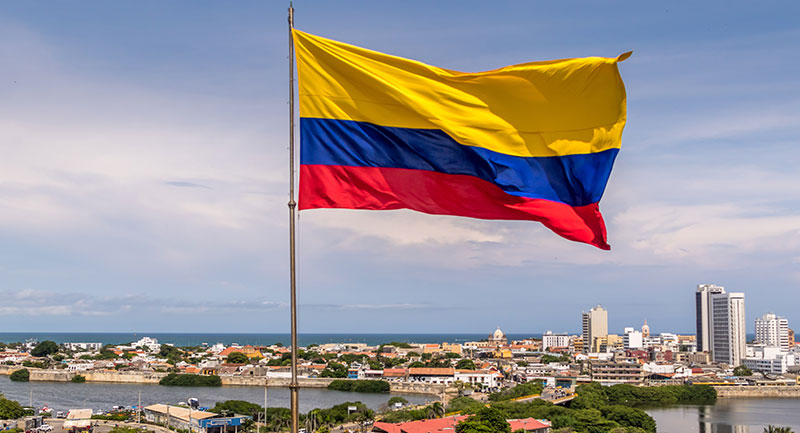
#> input picture Colombia.jpg, 800 x 433 px
$ jupyter execute Convolucion1D.ipynb
#> lines starting #> are read from the running program, lines starting #| are printed output that depends on the picture
[cell 1]
#Librerias
import numpy as np
import matplotlib.pyplot as plt
import skimage
from skimage import io
import cv2 as cv
from numpy.fft import fft,ifft
import matplotlib.pyplot as plt

[cell 2]
#Leer una imagen
Im = io.imread('Colombia.jpg')
#> Im is the input picture: shape (433, 800, 3); mean R, G, B 156.8, 150.6, 154.4
plt.imshow(Im)

[cell 3]
R_Im = Im[:,:,2]  #uint8
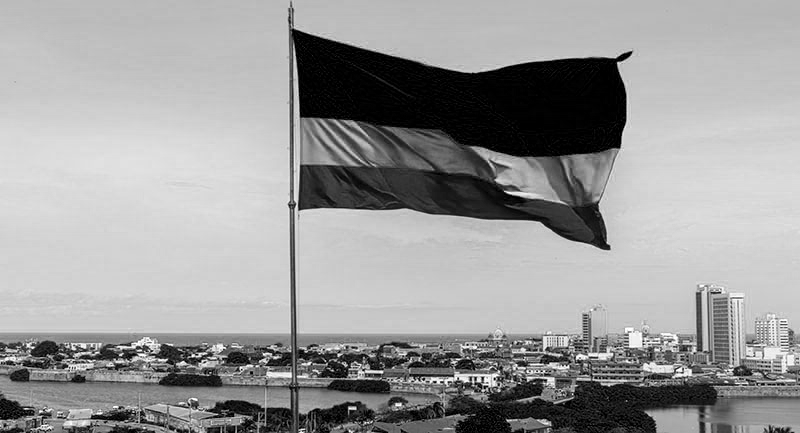
#> R_Im: shape (433, 800); min 0, max 255, mean 154.4
G_Im = Im[:,:,1]  #uint8
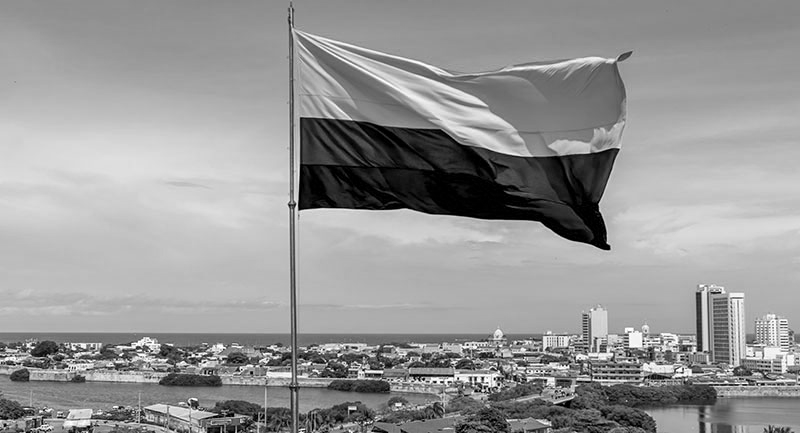
#> G_Im: shape (433, 800); min 0, max 255, mean 150.6
B_Im = Im[:,:,0]  #uint8
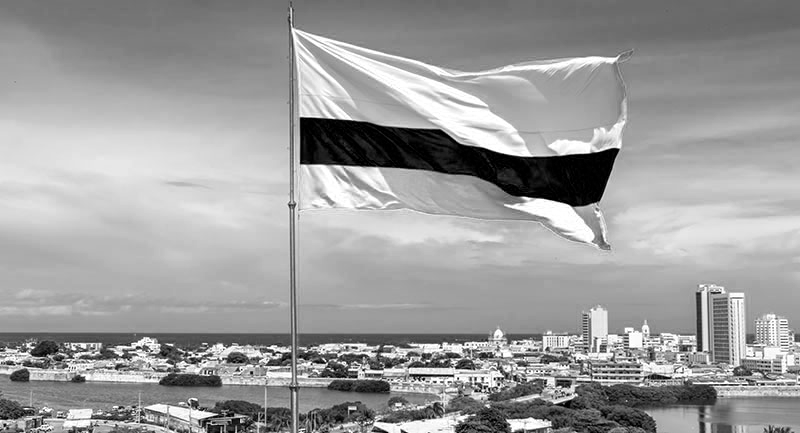
#> B_Im: shape (433, 800); min 0, max 255, mean 156.8

[cell 4]
#Perfil de linea
pl = R_Im[:, 180]
#> pl = 433 values, max 247 at index 403, min 14 at index 353, mean 184.3
pl.shape
#> Out = (433,)

[cell 5]
k=np.array([1, 1, 1, 1,1]) #funcion g - conocida
conv = np.convolve(pl,k)    #funcion f - desonocida
#> conv = 437 values, max 1116 at index 160, min 18 at index 436, mean 913.2

[cell 6]
fig, axes = plt.subplots(3, 1,
                         figsize=(22,21),constrained_layout=True)

# Plot
im = axes[0].imshow(R_Im, cmap='gray')
axes[0].axis('off')
axes[0].set_title('R', fontsize=32)

axes[1].plot(pl)
axes[1].axis('off')
axes[1].set_title('Perfíl de línea', fontsize=32)

axes[2].plot(conv)
axes[2].axis('off')
axes[2].set_title('Perfíl de linea - convolución', fontsize=32)
plt.show()
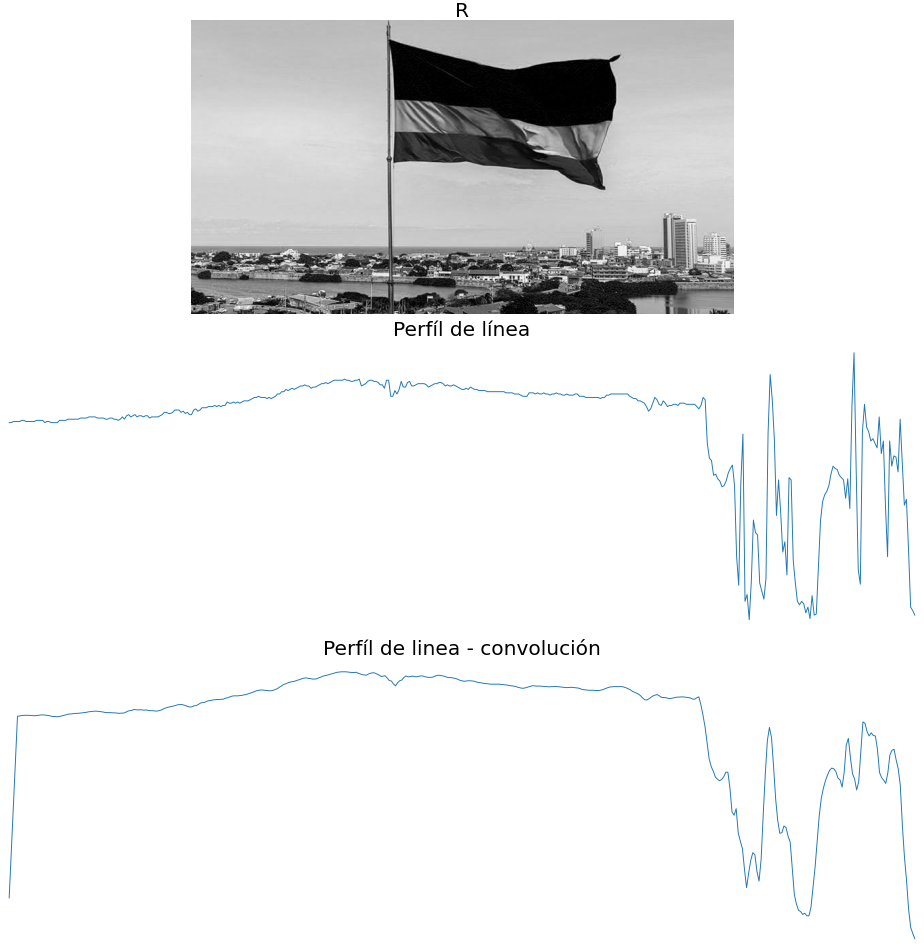
#> figure drawn by matplotlib, 3 panels
